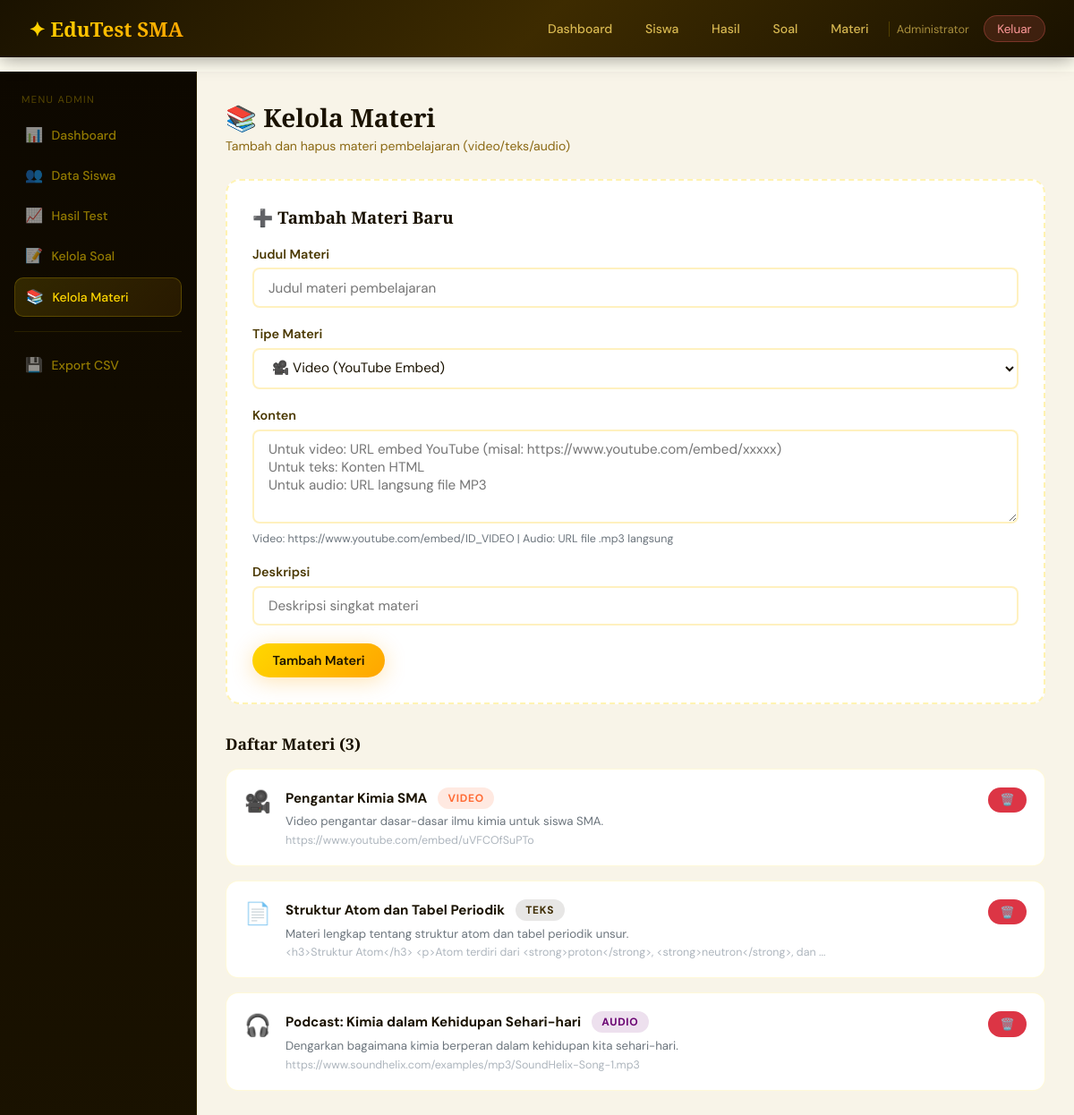
Page /admin/materi (signed in) on the committed database.
### app.py (models this page shows)
class Materi(db.Model):
    id = db.Column(db.Integer, primary_key=True)
    judul = db.Column(db.String(200), nullable=False)
    tipe = db.Column(db.String(10), nullable=False)  # 'video', 'teks', 'audio'
    konten = db.Column(db.Text, nullable=False)
    deskripsi = db.Column(db.Text)
    urutan = db.Column(db.Integer, default=1)

### app.py (the view, shortened to what this page needs)
@app.route('/admin/materi', methods=['GET', 'POST'])
@admin_required
def admin_materi():
    materials = Materi.query.order_by(Materi.urutan).all()
    return render_template('admin/materi.html', materials=materials)

### app.py (called while the page is built)
def admin_required(f):
    from functools import wraps
    @wraps(f)
    def decorated(*args, **kwargs):
        if 'user_id' not in session or not session.get('is_admin'):
            flash('Akses ditolak.', 'danger')
            return redirect(url_for('login'))
        return f(*args, **kwargs)
    return decorated

### templates/admin/materi.html (shortened to what this page needs)
{% extends 'admin/base.html' %}
{% block admin_content %}
<div class="page-header">
  <h1>📚 Kelola Materi</h1>
  <p>Tambah dan hapus materi pembelajaran (video/teks/audio)</p>
</div>
<div class="add-form">
  <h3>➕ Tambah Materi Baru</h3>
  <form method="POST">
    <div class="form-group">
      <label class="form-label">Judul Materi</label>
      <input type="text" name="judul" class="form-control" required placeholder="Judul materi pembelajaran">
    </div>
    <div class="form-group">
      <label class="form-label">Tipe Materi</label>
      <select name="tipe" class="form-control" required>
        <option value="video">🎥 Video (YouTube Embed)</option>
      </select>
    </div>
    <div class="form-group">
      <label class="form-label">Konten</label>
      <textarea name="konten" class="form-control" rows="4" required placeholder="Untuk video: URL embed YouTube (misal: https://www.youtube.com/embed/xxxxx)&#10;Untuk teks: Konten HTML&#10;Untuk audio: URL langsung file MP3"></textarea>
      <div class="help-text">Video: https://www.youtube.com/embed/ID_VIDEO | Audio: URL file .mp3 langsung</div>
    </div>
    <div class="form-group">
      <label class="form-label">Deskripsi</label>
      <input type="text" name="deskripsi" class="form-control" placeholder="Deskripsi singkat materi">
    </div>
    <button type="submit" class="btn btn-primary">Tambah Materi</button>
  </form>
</div>
<h3 style="font-family:'Playfair Display',serif; margin-bottom:1rem; font-size:1.1rem;">Daftar Materi ({{ materials|length }})</h3>
{% for m in materials %}
<div class="materi-admin-card">
  <div style="font-size:1.5rem;">{% if m.tipe=='video' %}🎥{% elif m.tipe=='teks' %}📄{% else %}🎧{% endif %}</div>
  <div style="flex:1;">
    <div style="display:flex; align-items:center; gap:0.75rem; margin-bottom:0.35rem; flex-wrap:wrap;">
      <span style="font-weight:700; font-size:0.95rem;">{{ m.judul }}</span>
      <span class="type-badge type-{{ m.tipe }}">{{ m.tipe }}</span>
    </div>
    {% if m.deskripsi %}<div style="font-size:0.83rem; color:#6c757d;">{{ m.deskripsi }}</div>{% endif %}
    <div style="font-size:0.78rem; color:#adb5bd; margin-top:0.3rem; word-break:break-all;">{{ m.konten[:100] }}{% if m.konten|length > 100 %}...{% endif %}</div>
  </div>
  <form method="POST">
    <button type="submit" class="btn btn-danger btn-sm" onclick="return confirm('Hapus materi ini?')">🗑️</button>
  </form>
</div>
{% else %}
<p style="color:#6c757d; text-align:center; padding:2rem;">Belum ada materi</p>
{% endfor %}
{% endblock %}

### templates/base.html (style rules this page uses)
:root { --gold-1: #FFD700; --gold-2: #FFA500; --gold-3: #FF8C00; --gold-dark: #B8860B; --cream: #FFFDF0; --warm-white: #FEFEFE; --text-dark: #1A1200; --text-mid: #4A3800; --text-light: #8B6914; --shadow-gold: 0 4px 24px rgba(255, 165, 0, 0.3); --shadow-deep: 0 8px 40px rgba(184, 134, 11, 0.2); --radius: 16px; --radius-sm: 8px; }
* { margin: 0; padding: 0; box-sizing: border-box; }
body { font-family: 'DM Sans', sans-serif; background: var(--cream); color: var(--text-dark); min-height: 100vh; }
.btn { display: inline-flex; align-items: center; gap: 0.4rem; padding: 0.6rem 1.4rem; border-radius: 30px; font-weight: 600; font-size: 0.9rem; text-decoration: none; border: none; cursor: pointer; transition: all 0.25s; font-family: 'DM Sans', sans-serif; }
.btn-primary { background: linear-gradient(135deg, var(--gold-1) 0%, var(--gold-2) 100%); color: #1A1200; box-shadow: var(--shadow-gold); }
.btn-danger { background: #dc3545; color: white; }
.btn-sm { padding: 0.35rem 0.85rem; font-size: 0.8rem; }
.form-group { margin-bottom: 1.25rem; }
.form-label { display: block; font-weight: 600; color: var(--text-mid); margin-bottom: 0.4rem; font-size: 0.9rem; }
.form-control { width: 100%; padding: 0.65rem 1rem; border: 2px solid rgba(255,200,0,0.25); border-radius: var(--radius-sm); font-family: 'DM Sans', sans-serif; font-size: 0.95rem; background: white; color: var(--text-dark); transition: border-color 0.2s, box-shadow 0.2s; }
select.form-control { cursor: pointer; }
textarea.form-control { resize: vertical; min-height: 80px; }

### templates/admin/base.html (style rules this page uses)
.page-header { margin-bottom: 1.75rem; }
.page-header h1 { font-family: 'Playfair Display', serif; font-size: 1.75rem; color: #1A1200; }
.page-header p { color: #8B6914; margin-top: 0.25rem; font-size: 0.88rem; }

### templates/admin/materi.html (style rules this page uses)
.materi-admin-card { background: white; border-radius: 14px; padding: 1.25rem; margin-bottom: 1rem; border: 1px solid rgba(255,215,0,0.15); display: flex; gap: 1rem; align-items: flex-start; }
.type-badge { padding: 0.25rem 0.7rem; border-radius: 20px; font-size: 0.75rem; font-weight: 700; text-transform: uppercase; letter-spacing: 0.06em; }
.type-video { background: rgba(255,107,53,0.15); color: #FF6B35; }
.type-teks { background: rgba(26,18,0,0.1); color: #3D2B00; }
.type-audio { background: rgba(106,5,114,0.12); color: #6A0572; }
.add-form { background: white; border-radius: 16px; padding: 1.75rem; border: 2px dashed rgba(255,215,0,0.3); margin-bottom: 2rem; }
.add-form h3 { font-family: 'Playfair Display', serif; margin-bottom: 1.25rem; }
.help-text { font-size: 0.78rem; color: #6c757d; margin-top: 0.3rem; }

### rows in the picture
Materi: judul "Pengantar Kimia SMA", tipe "VIDEO", deskripsi "Video pengantar dasar-dasar ilmu kimia untuk siswa SMA.", konten "https://www.youtube.com/embed/uVFCOfSuPTo"
Materi: judul "Struktur Atom dan Tabel Periodik", tipe "TEKS", deskripsi "Materi lengkap tentang struktur atom dan tabel periodik unsur.", konten "<h3>Struktur Atom</h3> <p>Atom terdiri dari <strong>proton</strong>, <strong>neutron</strong>, dan"
Materi: judul "Podcast: Kimia dalam Kehidupan Sehari-hari", tipe "AUDIO", deskripsi "Dengarkan bagaimana kimia berperan dalam kehidupan kita sehari-hari.", konten "https://www.soundhelix.com/examples/mp3/SoundHelix-Song-1.mp3"

### other values in the picture
{{ session.nama }} "Administrator"
{{ materials|length }} "3"
